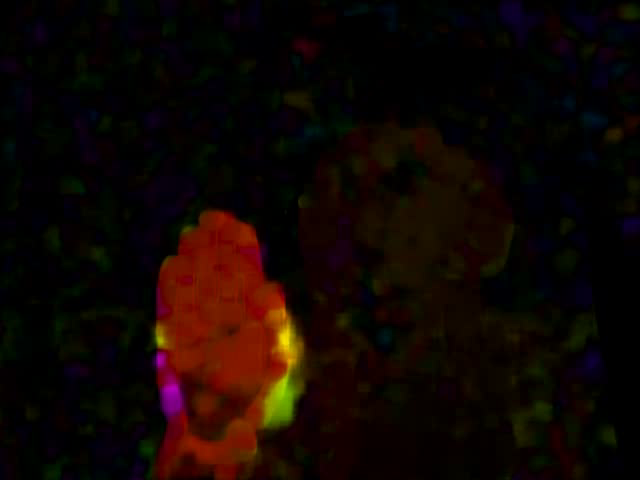
#> input picture frame 12 of Udemy/Python_CV_OpenCV&DL_JosePortilla/ObjectTracking/Tracking.mp4, 640 x 480 px, given in place of the camera
$ python MeanShift_CamShift.py
#> lines starting #> are read from the running program, lines starting #| are printed output that depends on the picture
# -*- coding: utf-8 -*-
"""
Created on Sat Jan 26 15:03:24 2019

@author: Sagar
"""

import cv2
import numpy as np

cap = cv2.VideoCapture(0)
ret,frame = cap.read()
#> frame is the input picture: shape (480, 640, 3); mean B, G, R 2.5, 6.1, 17

width = int(cap.get(cv2.CAP_PROP_FRAME_WIDTH))
height = int(cap.get(cv2.CAP_PROP_FRAME_HEIGHT))
count = int(cap.get(cv2.CAP_PROP_FRAME_COUNT))

face_cascade = cv2.CascadeClassifier('../Data/haarcascades/haarcascade_frontalface_default.xml')
face_rect = face_cascade.detectMultiScale(frame)
#> face_rect = ()

while(len(face_rect) < 1):
    ret,frame = cap.read()
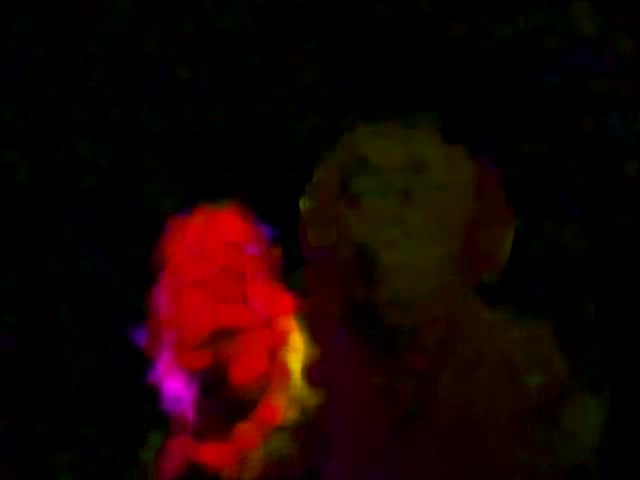
#> input picture frame 13 of Udemy/Python_CV_OpenCV&DL_JosePortilla/ObjectTracking/Tracking.mp4, 640 x 480 px, given in place of the camera
#> frame is the input picture: shape (480, 640, 3); mean B, G, R 2.4, 4.3, 23.6
    face_rect = face_cascade.detectMultiScale(frame)
#> face_rect = [[129, 204, 175, 175]]
    print('Searching for Face')

(face_x,face_y,w,h) = tuple(face_rect[0])
#> face_x = 129; face_y = 204; w = 175; h = 175
track_window = (face_x,face_y,w,h)
#> track_window = (129, 204, 175, 175)

roi = frame[face_y:face_y+h,face_x:face_x+w]
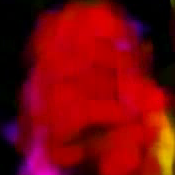
#> roi: shape (175, 175, 3); mean B, G, R 9.5, 5.9, 122.2

hsv_roi = cv2.cvtColor(roi,cv2.COLOR_BGR2HSV)
#> hsv_roi: shape (175, 175, 3); mean H, S, V 63.1, 238.2, 123
roi_hist = cv2.calcHist([hsv_roi],[0],None,[180],[0,180])
#> roi_hist = 180 values, max 13300 at index 0, min 0 at index 29, mean 170.1
cv2.normalize(roi_hist,roi_hist,0,255,cv2.NORM_MINMAX)

term_crit = (cv2.TERM_CRITERIA_EPS | cv2.TERM_CRITERIA_COUNT,10,1)
writer = cv2.VideoWriter('Mean_Track.mp4',cv2.VideoWriter_fourcc(*'DIVX'),20,(width,height))

while(True):
    ret , frame = cap.read()
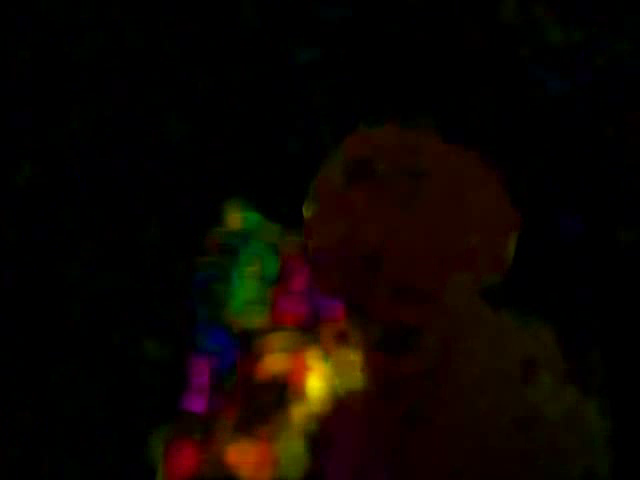
#> input picture frame 14 of Udemy/Python_CV_OpenCV&DL_JosePortilla/ObjectTracking/Tracking.mp4, 640 x 480 px, given in place of the camera
#> frame is the input picture: shape (480, 640, 3); mean B, G, R 1.4, 5.5, 12.6
    if(ret == True):
        hsv = cv2.cvtColor(frame,cv2.COLOR_BGR2HSV)
#> hsv: shape (480, 640, 3); mean H, S, V 32.5, 158.6, 14.2
        dst = cv2.calcBackProject([hsv],[0],roi_hist,[0,180],1)
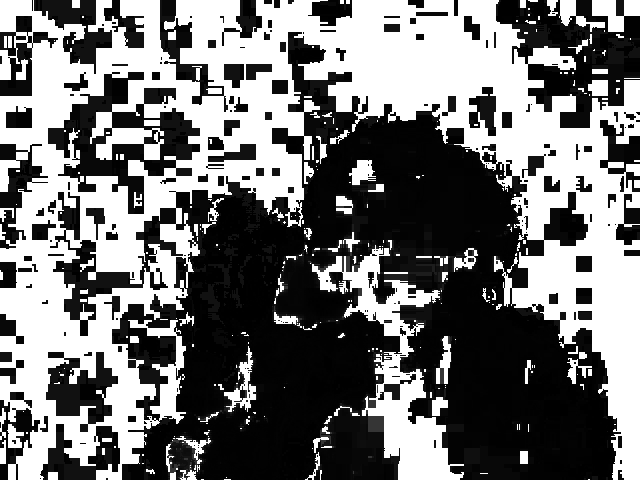
#> dst: shape (480, 640); min 0, max 255, mean 115.5

        '''
        ###  Mean Shift Tracking
        ret,track_window = cv2.meanShift(dst,track_window,term_crit)

        x,y,w,h = track_window
        img2 = cv2.rectangle(frame,(x,y),(x+w,y+h),(0,0,255),5)
        ############################################################
        '''
        ### CamShift Tracking
        ret,track_window = cv2.CamShift(dst,track_window,term_crit)
#> ret = ((91.5, 260.5), (202.4, 234.2), 42.25); track_window = (12, 173, 159, 175)

        pts = cv2.boxPoints(ret)
#> pts = [[-62.15, 279.1], [95.33, 105.8], [245.2, 241.9], [87.67, 415.2]]
        pts = np.int0(pts)
#> pts = [[-62, 279], [95, 105], [245, 241], [87, 415]]

        img2 = cv2.polylines(frame,[pts],True,(0,0,255),5)
        ############################################################

        writer.write(frame)
        cv2.imshow('face_Reco',frame)

        if(cv2.waitKey(1) & 0xFF == ord('q')):
#> (key q is pressed here)
            break
    else:
        break

cap.release()
writer.release()
cv2.destroyAllWindows()

$ run again, starting later in the video
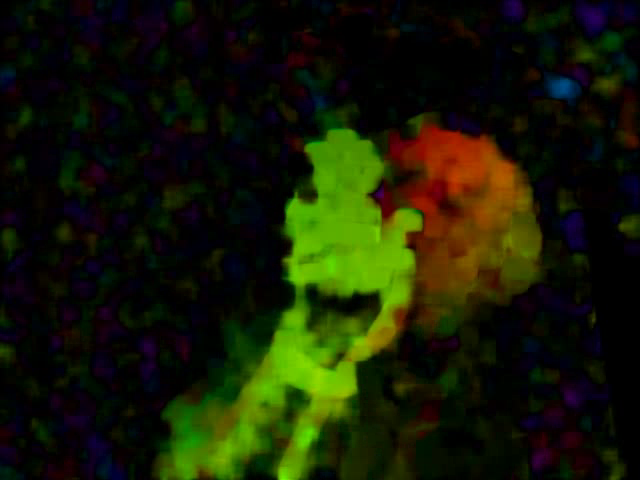
#> input picture frame 54 of Udemy/Python_CV_OpenCV&DL_JosePortilla/ObjectTracking/Tracking.mp4, 640 x 480 px, given in place of the camera
#> frame is the input picture: shape (480, 640, 3); mean B, G, R 3.9, 27.4, 22.2
#> face_rect = ()
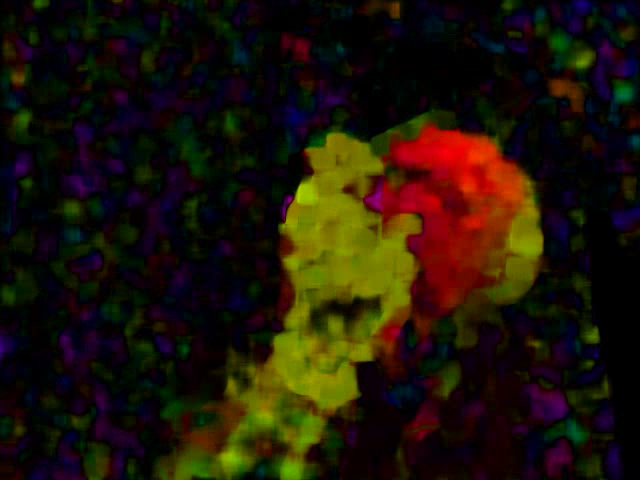
#> input picture frame 55 of Udemy/Python_CV_OpenCV&DL_JosePortilla/ObjectTracking/Tracking.mp4, 640 x 480 px, given in place of the camera
#> frame is the input picture: shape (480, 640, 3); mean B, G, R 7.2, 21.1, 31
#> face_x = 296; face_y = 102; w = 95
#> `track_window = (face_x,face_y,w,h)`: track_window = (296, 102, 95, 95)
#> hsv_roi: shape (95, 95, 3); mean H, S, V 62.9, 246.9, 36.2
#> roi_hist = 180 values, max 451 at index 60, min 0 at index 91, mean 50.14
#> hsv: shape (480, 640, 3); mean H, S, V 51.2, 197.1, 20.3
#> `dst = cv2.calcBackProject([hsv],[0],roi_hist,[0,180],1)`:
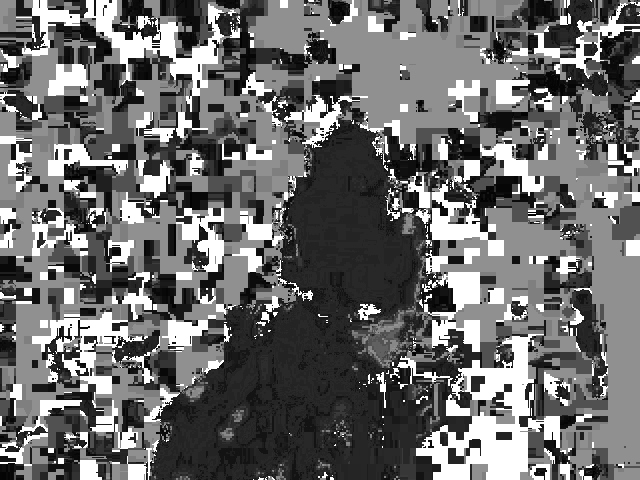
#> dst: shape (480, 640); min 1, max 255, mean 107.3
#> `ret,track_window = cv2.CamShift(dst,track_window,term_crit)`: ret = ((344.5, 99.5), (119.6, 140.2), 61.3); track_window = (282, 46, 125, 107)
#> `pts = cv2.boxPoints(ret)`: pts = [[254.3, 80.72], [377.3, 13.41], [434.7, 118.3], [311.7, 185.6]]
#> `pts = np.int0(pts)`: pts = [[254, 80], [377, 13], [434, 118], [311, 185]]

$ run again, starting later in the video
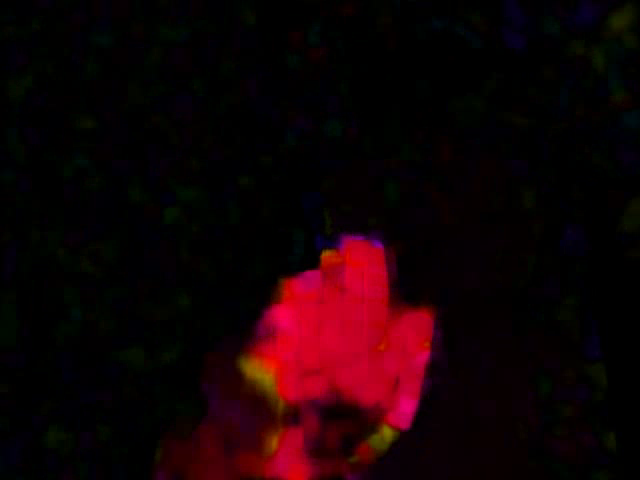
#> input picture frame 96 of Udemy/Python_CV_OpenCV&DL_JosePortilla/ObjectTracking/Tracking.mp4, 640 x 480 px, given in place of the camera
#> frame is the input picture: shape (480, 640, 3); mean B, G, R 4.6, 1.7, 20.1
#> `face_rect = face_cascade.detectMultiScale(frame)`: face_rect = ()
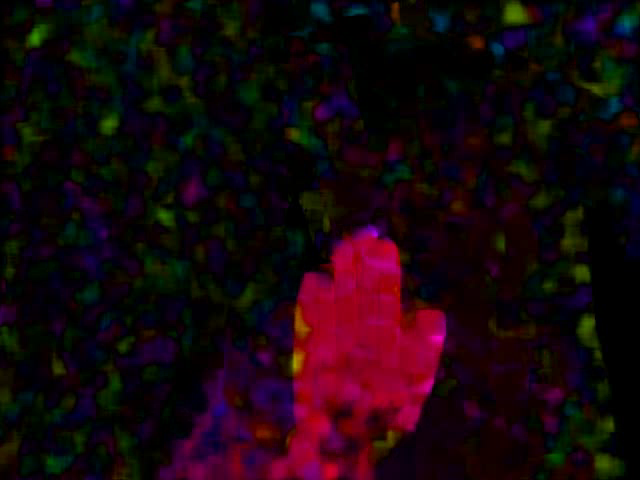
#> input picture frame 97 of Udemy/Python_CV_OpenCV&DL_JosePortilla/ObjectTracking/Tracking.mp4, 640 x 480 px, given in place of the camera
#> frame is the input picture: shape (480, 640, 3); mean B, G, R 11.9, 6.3, 23.5
#> `face_rect = face_cascade.detectMultiScale(frame)`: face_rect = [[322, 213, 90, 90]]
#> face_x = 322; face_y = 213; w = 90
#> `track_window = (face_x,face_y,w,h)`: track_window = (322, 213, 90, 90)
#> hsv_roi: shape (90, 90, 3); mean H, S, V 136.2, 252.9, 105.1
#> roi_hist = 180 values, max 538 at index 171, min 0 at index 29, mean 45
#> hsv: shape (480, 640, 3); mean H, S, V 65.6, 191.9, 16.4
#> `dst = cv2.calcBackProject([hsv],[0],roi_hist,[0,180],1)`:
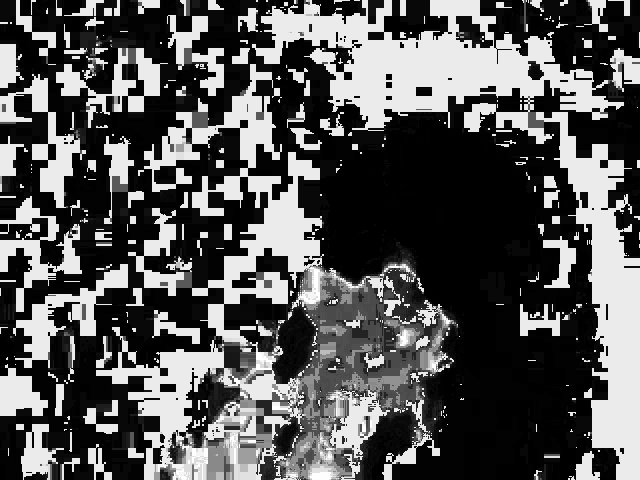
#> dst: shape (480, 640); min 0, max 255, mean 85.7
#> `ret,track_window = cv2.CamShift(dst,track_window,term_crit)`: ret = ((370.5, 316), (115.6, 131.5), 108.5); track_window = (307, 260, 127, 112)
#> `pts = cv2.boxPoints(ret)`: pts = [[326.5, 240.3], [451.2, 282.1], [414.5, 391.7], [289.8, 349.9]]
#> `pts = np.int0(pts)`: pts = [[326, 240], [451, 282], [414, 391], [289, 349]]
